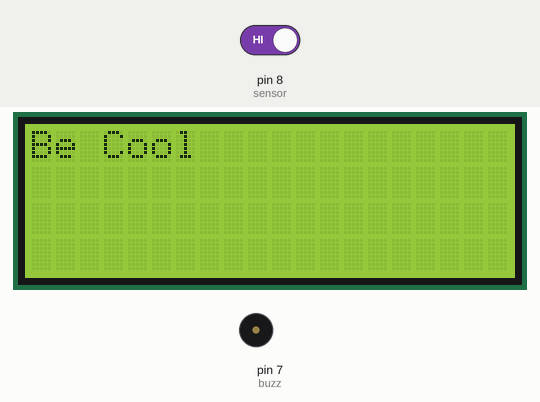
This sketch was run on a simulated Arduino Uno, built with avr-gcc and run on an emulated ATmega328P. On the bench: 20×4 character LCD, buzzer (waves = sounding, pin HIGH). The inputs (shaded band) are chosen by the test bench; at power-on: pin 8 (sensor) HIGH.

Above: at 1.2 s.
1.3 s: pin 8 (sensor) driven LOW
At 2.17 s:
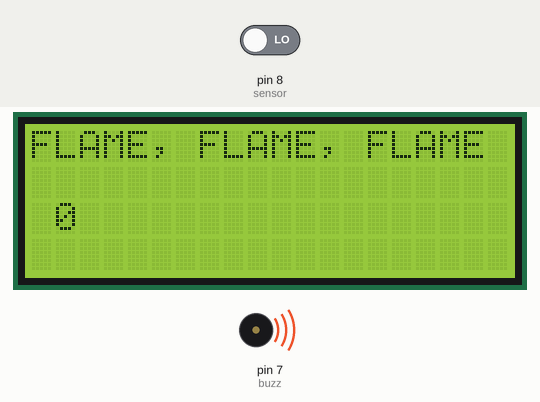
At 3.6 s:
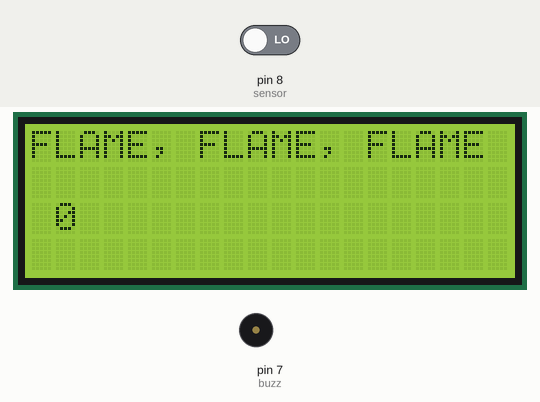
3.8 s: pin 8 (sensor) driven HIGH
At 4.7 s:
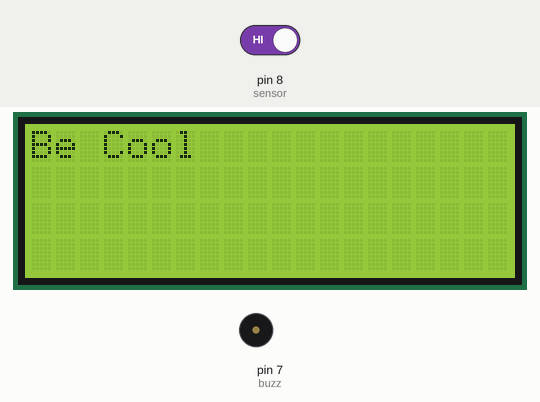
Timing chart, 0 to 6.8 s (numbered marks = the images above; inputs shaded):
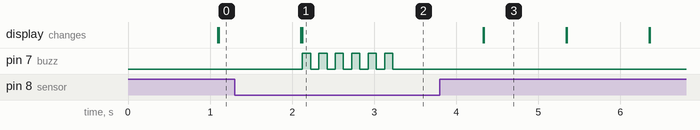

The sketch:

1_Fire_Flame.ino
```cpp
#include <Wire.h>
#include <LiquidCrystal_I2C.h>

LiquidCrystal_I2C lcd(0x27,20,4);  // set the LCD address to 0x27 for a 20 chars and 4 line display

int sensor = 8 ;
int buzz = 7 ;
int value = HIGH ;

void setup() {
  // put your setup code here, to run once:
  //lcd.init();               // initialize the lcd
  lcd.begin();
  lcd.backlight();          //backlight turn on

  pinMode(buzz,OUTPUT);
  pinMode(sensor,INPUT);
  //Serial.begin(9600);
  lcd.setCursor(0, 0);
  lcd.print("Welcome our Project");
  lcd.clear();
}

void loop() {
  // put your main code here, to run repeatedly:

  value = digitalRead(sensor);

  if(value == LOW)
  {
      lcd.setCursor(0, 0);
      lcd.print("FLAME, FLAME, FLAME");
      lcd.setCursor(1, 2);
      lcd.print(value);

     for(int i = 0; i <=5 ; i++)
    {
      digitalWrite(buzz, HIGH);
      delay(100);
      digitalWrite(buzz, LOW);
      delay(100);
    }

  }
  else
  {
    digitalWrite(buzz, LOW);
    lcd.setCursor(0, 0);
    lcd.print("Be Cool");
  }

   delay(1000);
   lcd.clear();
}
```

Measured:
- after the input at 1.3 s, pin 7 (buzz): alternates HIGH for 0.10 s and LOW for 0.10 s, 12 changes in all, then stays LOW, starting after 0.83 s; the display: first differs from a run without the input after 0.83 s (image 1)
- after the input at 3.8 s, pin 7 (buzz): stops changing and stays LOW; the display: first differs from a run without the input after 0.54 s (image 3)
- what the display in image 3 shows lasts 1.0 s, from 4.3 s to 5.3 s
